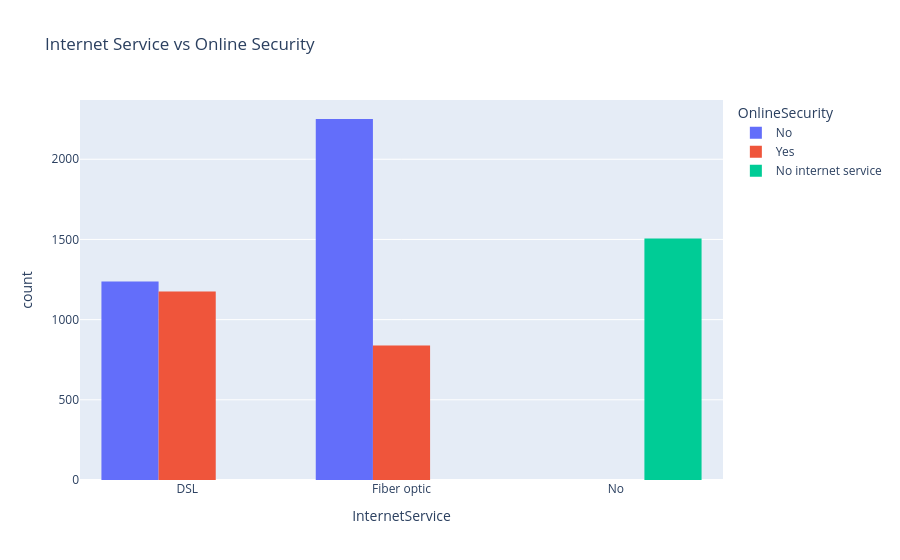

Source (notebook cell):
### Code cell
px.histogram(df, x='InternetService', color='OnlineSecurity', barmode='group',
                    title='Internet Service vs Online Security')

### Figure 1 — Plotly figure (JSON) as saved in the notebook; plotly's stock layout.template omitted (floating-point values rounded to 4 significant figures; data arrays with more than 128 entries replaced by an {"elided": "..."} marker saying what was removed)
{"data": [{"alignmentgroup": "True", "bingroup": "x", "hovertemplate": "OnlineSecurity=No<br>InternetService=%{x}<br>count=%{y}<extra></extra>", "legendgroup": "No", "marker": {"color": "#636efa", "pattern": {"shape": ""}}, "name": "No", "offsetgroup": "No", "orientation": "v", "showlegend": true, "type": "histogram", "x": {"elided": "3489 str values"}, "xaxis": "x", "yaxis": "y"}, {"alignmentgroup": "True", "bingroup": "x", "hovertemplate": "OnlineSecurity=Yes<br>InternetService=%{x}<br>count=%{y}<extra></extra>", "legendgroup": "Yes", "marker": {"color": "#EF553B", "pattern": {"shape": ""}}, "name": "Yes", "offsetgroup": "Yes", "orientation": "v", "showlegend": true, "type": "histogram", "x": {"elided": "2015 str values"}, "xaxis": "x", "yaxis": "y"}, {"alignmentgroup": "True", "bingroup": "x", "hovertemplate": "OnlineSecurity=No internet service<br>InternetService=%{x}<br>count=%{y}<extra></extra>", "legendgroup": "No internet service", "marker": {"color": "#00cc96", "pattern": {"shape": ""}}, "name": "No internet service", "offsetgroup": "No internet service", "orientation": "v", "showlegend": true, "type": "histogram", "x": {"elided": "1506 str values"}, "xaxis": "x", "yaxis": "y"}], "layout": {"barmode": "group", "legend": {"title": {"text": "OnlineSecurity"}, "tracegroupgap": 0}, "title": {"text": "Internet Service vs Online Security"}, "xaxis": {"anchor": "y", "domain": [0, 1], "title": {"text": "InternetService"}}, "yaxis": {"anchor": "x", "domain": [0, 1], "title": {"text": "count"}}}}
